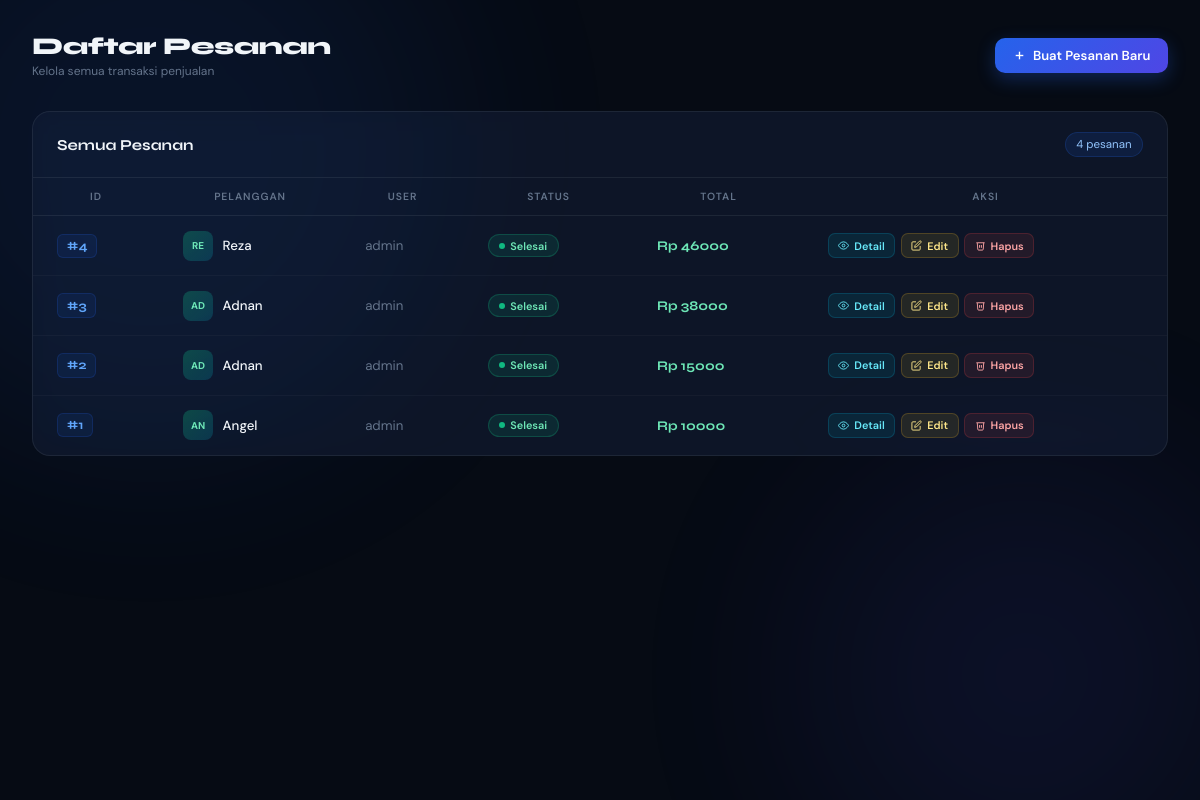
The page /pesanan/ (signed in) on the database as committed earlier.
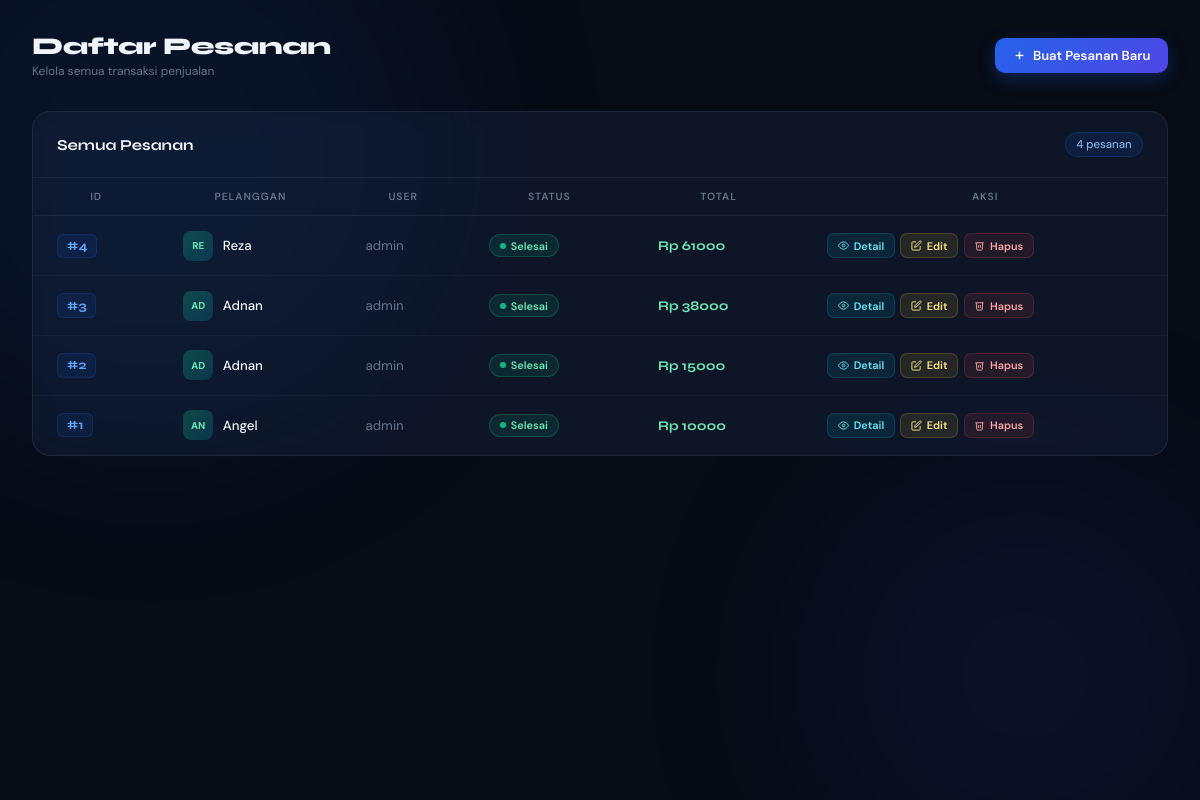
The same page on the database as committed later.
### appku/models.py (models this page shows, shortened)
class Pesanan(models.Model):
    id = models.BigAutoField(primary_key=True)
    STATUS_CHOICES = [
        ("pending", "Menunggu"),
        ("processing", "Diproses"),
        ("completed", "Selesai"),
        ("cancelled", "Dibatalkan"),
    ]
    pelanggan = models.ForeignKey(
        Pelanggan, on_delete=models.CASCADE, related_name="pesanans"
    )
    user = models.ForeignKey(
        User, on_delete=models.SET_NULL, null=True, related_name="pesanans"
    )
    total_harga = models.DecimalField(max_digits=12, decimal_places=2, default=0)
    status = models.CharField(
        max_length=20,
        choices=STATUS_CHOICES,
        default="pending"
    )
    created_at = models.DateTimeField(auto_now_add=True)

class Pelanggan(models.Model):
    id = models.BigAutoField(primary_key=True)
    nama = models.CharField(max_length=200)
    kontak = models.CharField(max_length=100, blank=True, default="")
    alamat = models.TextField(blank=True, default="")
    telepon = models.CharField(max_length=20, blank=True, default="")
    email = models.EmailField(blank=True, default="")

### appku/views.py (the view)
# urls.py: path("pesanan/", views.pesanan_list, name="pesanan_list"),
@login_required
def pesanan_list(request):
    pesanans = Pesanan.objects.all().order_by("-id")
    return render(request, "appku/pesanan_list.html", {"pesanans": pesanans})

### appku/templates/appku/pesanan_list.html (shortened to what this page needs)
{% extends 'appku/base.html' %}
{% load static %}
{% block content %}
<div class="bg-ambient">
  <div class="bg-blob bg-blob-1"></div>
  <div class="bg-blob bg-blob-2"></div>
</div>
<div class="page-wrap">
  <div class="topbar">
    <div class="topbar-left">
      <div class="page-title">Daftar Pesanan</div>
      <div class="page-sub">Kelola semua transaksi penjualan</div>
    </div>
    <a href="{% url 'pesanan_create' %}" class="btn-new">
      <svg width="13" height="13" fill="none" viewBox="0 0 24 24" stroke="currentColor" stroke-width="2.5"><line x1="12" y1="5" x2="12" y2="19"/><line x1="5" y1="12" x2="19" y2="12"/></svg>
      Buat Pesanan Baru
    </a>
  </div>
  <div class="table-card">
    <div class="table-header">
      <div class="table-header-title">Semua Pesanan</div>
      <span class="table-count">{{ pesanans|length }} pesanan</span>
    </div>
    <div class="table-scroll">
      <table class="nt-table">
        <thead>
          <tr>
            <th>ID</th>
            <th>Pelanggan</th>
            <th>User</th>
            <th>Status</th>
            <th>Total</th>
            <th>Aksi</th>
          </tr>
        </thead>
        <tbody>
          {% for p in pesanans %}
          <tr>
            <td><span class="order-id">#{{ p.id }}</span></td>
            <td>
              <div class="customer-cell">
                <div class="cust-av">{{ p.pelanggan.nama|upper|slice:2 }}</div>
                <span class="cust-name">{{ p.pelanggan.nama }}</span>
              </div>
            </td>
            <td style="color:var(--nt-muted);">{{ p.user.username }}</td>
            <td>
              {% if p.status == 'pending' %}
                <span class="badge-status badge-pending"><span class="badge-dot"></span>{{ p.get_status_display }}</span>
              {% elif p.status == 'processing' %}
                <span class="badge-status badge-processing"><span class="badge-dot"></span>{{ p.get_status_display }}</span>
              {% elif p.status == 'completed' %}
                <span class="badge-status badge-completed"><span class="badge-dot"></span>{{ p.get_status_display }}</span>
              {% else %}
                <span class="badge-status badge-cancelled"><span class="badge-dot"></span>{{ p.get_status_display }}</span>
              {% endif %}
            </td>
            <td><span class="total-val">Rp {{ p.total_harga|floatformat:0 }}</span></td>
            <td>
              <div class="action-group">
                <a href="{% url 'pesanan_detail' pk=p.id %}" class="btn-act btn-detail">
                  <svg width="11" height="11" fill="none" viewBox="0 0 24 24" stroke="currentColor" stroke-width="2"><path d="M1 12s4-8 11-8 11 8 11 8-4 8-11 8-11-8-11-8z"/><circle cx="12" cy="12" r="3"/></svg>
                  Detail
                </a>
                <a href="{% url 'pesanan_update' pk=p.id %}" class="btn-act btn-edit">
                  <svg width="11" height="11" fill="none" viewBox="0 0 24 24" stroke="currentColor" stroke-width="2"><path d="M11 4H4a2 2 0 0 0-2 2v14a2 2 0 0 0 2 2h14a2 2 0 0 0 2-2v-7"/><path d="M18.5 2.5a2.121 2.121 0 0 1 3 3L12 15l-4 1 1-4 9.5-9.5z"/></svg>
                  Edit
                </a>
                <a href="{% url 'pesanan_delete' pk=p.id %}" class="btn-act btn-delete">
                  <svg width="11" height="11" fill="none" viewBox="0 0 24 24" stroke="currentColor" stroke-width="2"><polyline points="3 6 5 6 21 6"/><path d="M19 6l-1 14a2 2 0 0 1-2 2H8a2 2 0 0 1-2-2L5 6"/><path d="M10 11v6M14 11v6"/></svg>
                  Hapus
                </a>
              </div>
            </td>
          </tr>
          {% endfor %}
        </tbody>
      </table>
    </div>
  </div>
</div>
{% endblock %}

Rows that differ between the two databases and show on the page:
changed Pesanan "Reza": total_harga "46000" → "61000"
